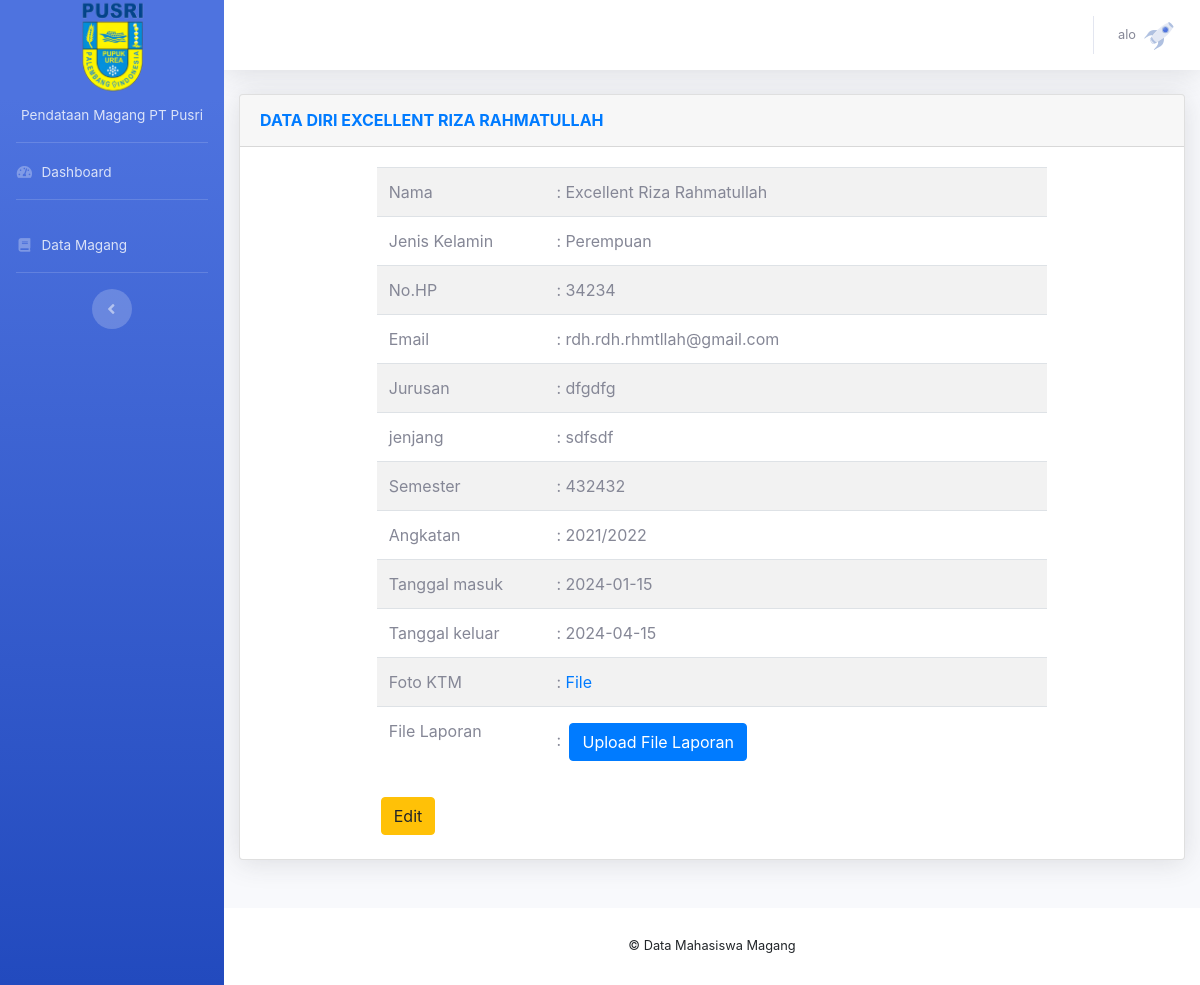
Screenshot of /user/mahasiswadaftar.php (signed in) with the database file from the repository.
### tables this page shows
CREATE TABLE IF NOT EXISTS `mahasiswa` (
  `idmahasiswa` int NOT NULL AUTO_INCREMENT,
  `idangkatan` int NOT NULL,
  `idakun` int NOT NULL,
  `nama` varchar(255) NOT NULL,
  `instansi` varchar(255) NOT NULL,
  `jenjang` varchar(255) NOT NULL,
  `jeniskelamin` varchar(10) DEFAULT NULL,
  `alamat` text,
  `nohp` varchar(15) DEFAULT NULL,
  `email` varchar(255) DEFAULT NULL,
  `jurusan` varchar(50) DEFAULT NULL,
  `semester` int DEFAULT NULL,
  `foto_ktm` text,
  `tanggalmasuk` date DEFAULT NULL,
  `tanggalkeluar` date DEFAULT NULL,
  `filelaporan` text,
  PRIMARY KEY (`idmahasiswa`),
  UNIQUE KEY `id_user` (`idakun`)
);

CREATE TABLE IF NOT EXISTS `angkatan` (
  `idangkatan` int NOT NULL AUTO_INCREMENT,
  `tahun` text NOT NULL,
  PRIMARY KEY (`idangkatan`)
);

### user/mahasiswadaftar.php (the view, shortened to what this page needs)
<?php include 'header.php';
include 'koneksi.php'; ?>
<?php
if (isset($_SESSION["user"])) {
    $idakun = $_SESSION['user']['idakun'];
}
$ambil = $koneksi->query("SELECT idakun FROM mahasiswa where idakun = '$idakun'");
$pecah = $ambil->fetch_assoc();
if($pecah == NULL){ ?>
   <div class="row">
    <div class="col-md-12 mb-4">
        <div class="card shadow mb-4">
            <div class="card-header py-3 d-flex flex-row align-items-center justify-content-between">
                <h6 class="m-0 font-weight-bold text-primary">ISI DATA DIRI</h6>
            </div>
            <div class="card-body">
                <form method="post" class="form-horizontal" enctype="multipart/form-data">
                    <div class="form-group">
                        <input type="hidden" name="idakun" class="form-control" value="<?=$idakun?>" required>
                    </div>
                    <div class="form-group">
                        <label class="control-label">Nama</label>
                        <input type="text" name="nama" class="form-control" required>
                    </div>
                    <div class="form-group">
                        <label class="control-label">Jenis Kelamin</label>
                        <select type="text" name="jeniskelamin" class="form-control" required>
                            <option value=""></option>
                            <option value="Laki-laki">Laki-laki</option>
                            <option value="Perempuan">Perempuan</option>
                        </select>
                    </div>
                    <div class="form-group" >
                        <label class="control-label">Jenjang Pendidikan</label>
                        <select type="text" name="jenjang" id="jenjang"  class="form-control" required>
                            <option value="">-- Pilih --</option>
                            <option value="SMA">SMA/SMK</option>
                            <option value="perguruan">Perguruan Tinggi</option>
                        </select>
                    </div>
                    <div class="form-group" id="perguruan">
                        <label class="control-label">Perguruan</label>
                        <input type="text" name="perguruan" class="form-control">
                    </div>
                    <div class="form-group"  id="SMA" >
                        <label class="control-label">SMA/SMK</label>
                        <input type="text" name="sma" class="form-control">
                    </div>
                    <div class="form-group" id="semester">
                        <label class="control-label">Semester</label>
                        <input type="text" name="semester" class="form-control">
                    </div>
                    <div class="form-group">
                        <label class="control-label">Jurusan</label>
                        <input type="text" name="jurusan" class="form-control" required>
                    </div>
                    <div class="form-group">
                        <label class="control-label">Tahun Angkatan</label>
                        <select name="idangkatan" class="form-control" required>
                            <option value="">-- Pilih --</option>
                            <?php
                            $angkatan = $koneksi->query("SELECT * FROM `angkatan` order by `tahun` asc");
                            while ($row = $angkatan->fetch_assoc()) :
                            ?>
                                <option value="<?php echo $row['idangkatan'] ?>"><?php echo  $row['tahun'] ?></option>
                            <?php endwhile; ?>
                        </select>
                    </div>
                    <div class="form-group">
                        <label class="control-label">Email</label>
                        <input type="email" name="email" class="form-control" required>
                    </div>
                    <div class="form-group">
                        <label class="control-label">Alamat</label>
                        <textarea name="alamat" id="" rows="3" class="form-control"></textarea>
                    </div>
                    <div class="form-group">
                        <label class="control-label">No HP</label>
                        <input type="number" name="nohp" class="form-control" required min="0">
                    </div>
                    <div class="form-group">
                        <label class="control-label">Tanggal Masuk Magang</label>
                        <input type="date" name="tanggalmasuk" class="form-control" required>
                    </div>
                    <div class="form-group">
                        <label class="control-label">Tanggal Keluar Magang</label>
                        <input type="date" name="tanggalkeluar" class="form-control" required>
                    </div>
                    <div class="form-group">
                        <label class="control-label">Foto KTM</label>
                        <input type="file" name="foto_ktm" class="form-control">
                    </div>
                    <div class="col-md-12">
                        <div class="form-group">
                            <br>
                            <button class="btn btn-primary float-right" name="simpan">Simpan</button>
                        </div>
                    </div>
                </form>
            </div>
        </div>
    </div>
</div>
   <?php
}else{
    $qr = $koneksi->query("select * from mahasiswa as m inner join angkatan as a on m.idangkatan = a.idangkatan where idakun = '$idakun'");
    $data = $qr->fetch_assoc();
    ?>
<div class="row">
    <div class="col-md-12 mb-4">
        <div class="card shadow mb-4">
            <div class="card-header py-3 d-flex flex-row align-items-center justify-content-between">
                <h6 class="m-0 font-weight-bold text-primary">DATA DIRI <span class="text-uppercase"><?=$data['nama']?></span></h6>
            </div>
            <div class="card-body">
                <div class="row justify-content-center">
                    <div class="col-md-9">
                        <table class="border-none table table-striped" style="width:100%;">
                            <tr>
                                <td style="width:25%;">Nama </td>
                                <td>: <?=$data['nama'] ?></td>
                            </tr>
                            <tr>
                                <td style="width:25%;">Jenis Kelamin </td>
                                <td>: <?=$data['jeniskelamin'] ?></td>
                            </tr>
                            <tr>
                                <td style="width:25%;">No.HP </td>
                                <td>: <?=$data['nohp'] ?></td>
                            </tr>
                            <tr>
                                <td style="width:25%;">Email </td>
                                <td>: <?=$data['email'] ?></td>
                            </tr>
                            <tr>
                                <td style="width:25%;">Jurusan </td>
                                <td>: <?=$data['jurusan'] ?></td>
                            </tr>
                            <tr>
                                <td style="width:25%;">jenjang </td>
                                <td>: <?=$data['jenjang'] ?></td>
                            </tr>
                            <tr>
                                <td style="width:25%;">Semester </td>
                                <td>: <?=$data['semester'] ?></td>
                            </tr>
                            <tr>
                                <td style="width:25%;">Angkatan </td>
                                <td>: <?=$data['tahun'] ?></td>
                            </tr>
                            <tr>
                                <td style="width:25%;">Tanggal masuk </td>
                                <td>: <?=$data['tanggalmasuk'] ?></td>
                            </tr>
                            <tr>
                                <td style="width:25%;">Tanggal keluar </td>
                                <td>: <?=$data['tanggalkeluar'] ?></td>
                            </tr>
                            <tr>
                                <td style="width:25%;">Foto KTM </td>
                                <td>:
                                    <?php if ($data['foto_ktm'] == NULL) : ?>
                                    <?php else : ?>
                                        <a href="../upload/<?= $data['foto_ktm'] ?>" class="text-decoration-underline" target="_blank">File</a>
                                    <?php endif; ?>
                                </td>
                            </tr>
                            <tr>
                                <td style="width:25%;">File Laporan </td>
                                <td>:
                                    <?php if ($data['filelaporan'] == NULL) : ?>
                                        <button type="button" class="btn btn-primary m-1" data-toggle="modal" data-target="#uploadModal<?php echo $data['idmahasiswa']; ?>">
                                            Upload File Laporan
                                        </button>
                                    <?php else : ?>
                                        <a href="../upload/<?= $data['filelaporan'] ?>" class="text-decoration-underline" target="_blank">File</a>
                                    <?php endif; ?>
                                </td>
                            </tr>
                        </table>
                    </button> <a href="mahasiswaubah.php?id=<?php echo $data['idmahasiswa']; ?>" class="btn btn-warning m-1">Edit</a>
                    </div>
                </div>
            </div>
        </div>
    </div>
</div>
    <?php
}
?>
<?php include 'footer.php'; ?>

### rows the page displays
mahasiswa: nama "EXCELLENT RIZA RAHMATULLAH", nama "Excellent Riza Rahmatullah", jeniskelamin "Perempuan", nohp "34234", email "rdh.rdh.rhmtllah@gmail.com", jurusan "dfgdfg", jenjang "sdfsdf", semester "432432", idangkatan.tahun "2021/2022", tanggalmasuk "2024-01-15", tanggalkeluar "2024-04-15"

### other values shown
$_SESSION['user']['nama'] "alo"
